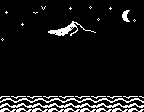

Tiled map render using the project's own tile images. Description and the whole map definition, tile-layer contents included, below:
An orthogonal 18x28 tile map with 8x4 px tiles, 1 tile layer (Capa de Patrones 1).

<map version="1.2" tiledversion="1.2.4" orientation="orthogonal" renderorder="right-down" width="18" height="28" tilewidth="8" tileheight="4" infinite="0" nextlayerid="2" nextobjectid="1">
 <tileset firstgid="1" source="patrones8x4.tsx" />
 <layer id="1" name="Capa de Patrones 1" width="18" height="28">
  <data encoding="csv">
141,141,141,141,141,141,141,141,141,141,141,141,141,141,141,141,141,141,
141,141,141,141,141,4,141,141,69,141,141,49,141,69,141,141,141,141,
69,141,141,141,3,14,141,141,79,141,141,59,141,79,141,9,10,141,
79,141,141,141,13,141,141,141,141,141,141,141,141,141,141,19,20,141,
141,141,141,141,141,141,141,141,141,141,141,141,49,141,141,29,30,141,
141,141,69,141,141,141,3,141,5,6,7,141,59,141,141,39,40,141,
141,141,79,141,141,141,141,141,15,16,17,141,141,141,141,141,141,141,
141,141,141,141,141,141,23,24,25,26,27,28,141,141,141,141,141,141,
141,141,141,141,141,141,33,34,35,36,37,38,141,141,141,141,141,141,
49,141,141,141,141,141,141,141,141,141,141,141,141,141,141,141,141,141,
59,141,141,141,141,141,141,141,141,141,141,141,141,141,141,141,141,141,
141,141,141,141,141,141,141,141,141,141,141,141,141,141,141,141,141,141,
141,141,141,141,141,141,141,141,141,141,141,141,141,141,141,141,141,141,
141,141,141,141,141,141,141,141,141,141,141,141,141,141,141,141,141,141,
141,141,141,141,141,141,141,141,141,141,141,141,141,141,141,141,141,141,
141,141,141,141,141,141,141,141,141,141,141,141,141,141,141,141,141,141,
141,141,141,141,141,141,141,141,141,141,141,141,141,141,141,141,141,141,
141,141,141,141,141,141,141,141,141,141,141,141,141,141,141,141,141,141,
141,141,141,141,141,141,141,141,141,141,141,141,141,141,141,141,141,141,
141,141,141,141,141,141,141,141,141,141,141,141,141,141,141,141,141,141,
141,141,141,141,141,141,141,141,141,141,141,141,141,141,141,141,141,141,
141,141,141,141,141,141,141,141,141,141,141,141,141,141,141,141,141,141,
141,141,141,141,141,141,141,141,141,141,141,141,141,141,141,141,141,141,
141,141,141,141,141,141,141,141,141,141,141,141,141,141,141,141,141,141,
1,2,1,2,1,2,1,2,1,2,1,2,1,2,1,2,1,2,
11,12,11,12,11,12,11,12,11,12,11,12,11,12,11,12,11,12,
21,22,21,22,21,22,21,22,21,22,21,22,21,22,21,22,21,22,
31,32,31,32,31,32,31,32,31,32,31,32,31,32,31,32,31,32
</data>
 </layer>
</map>
